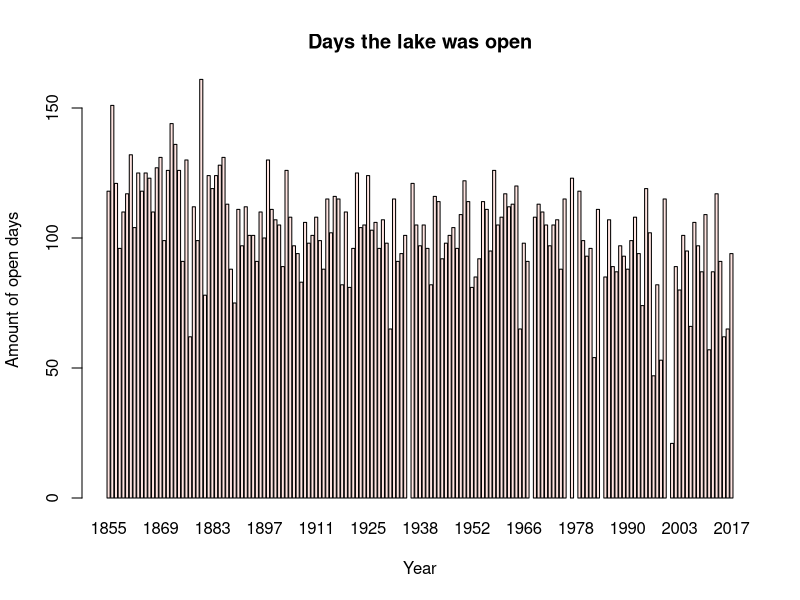
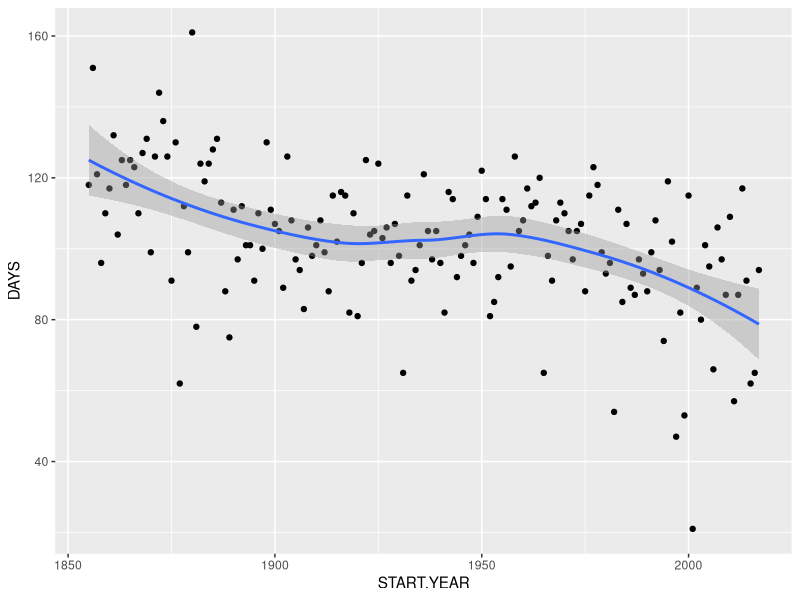
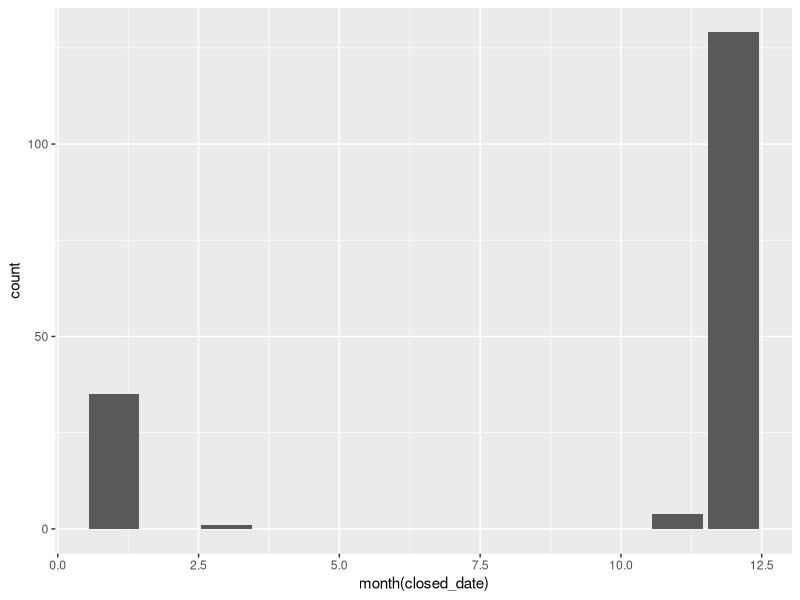

Here is the R script that generated these plots, in order:
library(tidyverse)
library(lubridate)
library(ggplot2)



# Read in the Data
mendota <- read.csv("History of Ice on Lake Mendota.csv", stringsAsFactors = F)

head(mendota)
str(mendota)
summary(mendota)


mendota$DAYS <- as.integer(mendota$DAYS)

str(mendota)

mendota$closed_date <- as.Date(paste(mendota$CLOSED, mendota$START.YEAR), format = '%d %b %Y')

mendota$opening_date <- as.Date(paste(mendota$OPENED, mendota$END.YEAR), format = '%d %b %Y')

mendota$date_diff <- as.Date(as.character(mendota$opening_date), format="%Y-%m-%d")- as.Date(as.character(mendota$closed_date), format="%Y-%m-%d")



# if closed date is January to April then add 1 onto the year

x <- as.Date('0014-06-30')
x
year(x)
year(x) <- year(x)+1
x


month(mendota$closed_date) < 4 


closed <- mendota$closed_date
closed_month <- month(mendota$closed_date)
closed_year <- year(mendota$closed_date)
closed_month


for (i in closed){
    
    ifelse(closed_month < 4, 1,0)
     
   
}
warnings()




str(mendota)

barplot(height = mendota$DAYS,
        names.arg = mendota$START.YEAR,
        xlab = "Year",
        ylab = "Amount of open days",
        main = "Days the lake was open",
        col = "mistyrose",
        ylim = c(0, 160)
)

ggplot(mendota, aes(START.YEAR, DAYS)) + 
    geom_point() +
    geom_smooth(model = loess)


ggplot(mendota, aes(month(closed_date))) + 
    geom_bar()


# TESTING --------
###

# survey <- data.frame(date=c("2012/07/26","2012/07/25"),tx_start=c("2012/01/01","2012/01/01"))

# survey$date_diff <- as.Date(as.character(survey$date), format="%Y/%m/%d")-
#    as.Date(as.character(survey$tx_start), format="%Y/%m/%d")
# survey

###


